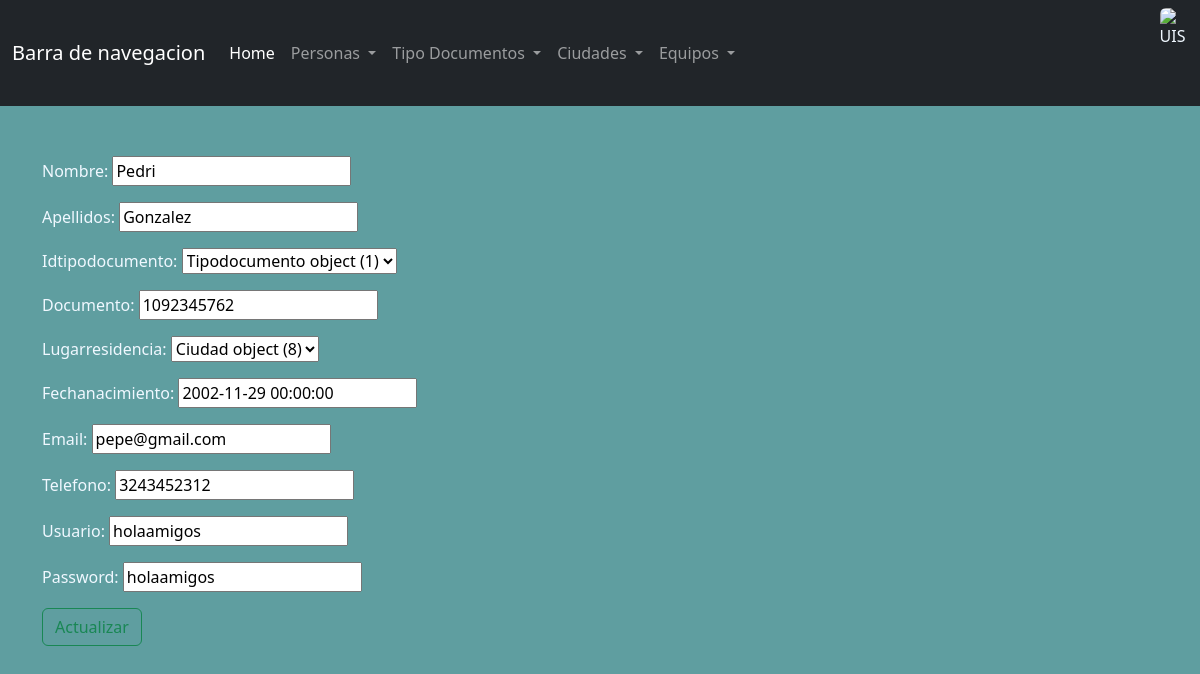
The app's page /Persona/update/7/ with its own data.
### Persona/models.py (models this page shows)
class Persona(models.Model):
    nombre = models.CharField(max_length=100)
    apellidos = models.CharField(max_length=100)
    idtipodocumento = models.ForeignKey(Tipodocumento, on_delete=models.CASCADE)
    documento = models.IntegerField()
    lugarresidencia = models.ForeignKey(Ciudad, on_delete=models.CASCADE) #Asumí que esto era la llave foranea de ciudad?
    fechanacimiento = models.DateTimeField()
    email = models.EmailField(max_length=254)
    telefono = models.IntegerField()
    usuario = models.CharField(max_length=100)
    password = models.CharField(max_length=100)

### Persona/views.py (the view)
# urls.py: path('Persona/update/<id>/', views.update_Persona, name='Persona_actualizar'),
def update_Persona(request,id):
    context = {}
    obj = get_object_or_404(Persona, id = id)
    form = PersonaForm(request.POST or None, instance = obj)
    if form.is_valid():
        form.save()
        return redirect('Persona')
    context['form'] = form
    return render(request, "Persona/actualizar_Persona.html", context)

### Persona/forms.py
class PersonaForm(forms.ModelForm):
    class Meta:
        model = Persona
        fields = [
            'nombre',
            'apellidos',
            'idtipodocumento',
            'documento',
            'lugarresidencia',
            'fechanacimiento',
            'email',
            'telefono',
            'usuario',
            'password'
        ]

### templates/Persona/actualizar_Persona.html (shortened to what this page needs)
{% extends "base.html" %}
{% load static %}
{% load static %}
{% block content %}
<div class="container formulario">
    <form method="POST" enctype="multipart/form-data">
        {{ form.as_p }}
        <input type="submit" value="Actualizar" class="btn btn-outline-success">
    </form>
</div>
{% endblock %}

### records on screen
Persona: nombre "Pedri", apellidos "Gonzalez", idtipodocumento "Tipodocumento object (1)", documento "1092345762", lugarresidencia "Ciudad object (8)", fechanacimiento "2002-11-29 00:00:00", email "pepe@gmail.com", telefono "3243452312", usuario "holaamigos", password "holaamigos"
